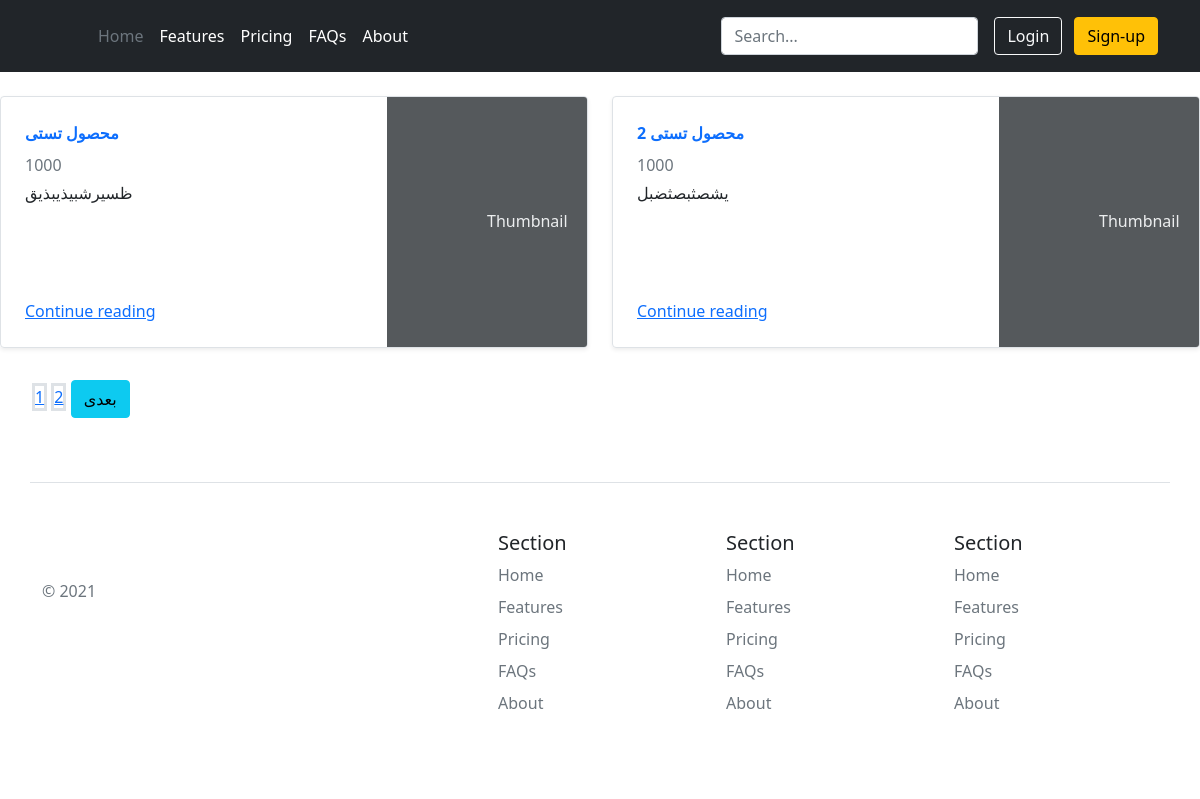
Page /products on the committed database.
### product/models.py (models this page shows, shortened)
class Product(models.Model):
    TYPE = (("جدید", "بله"), (" ", "خیر"))
    title = models.CharField(max_length=200, verbose_name="عنوان محصول",default="")
    description = models.TextField(verbose_name="توضیحات محصول")
    price = models.IntegerField(default="1000", blank=True, null=True, verbose_name="قیمت")
    product_size = models.CharField(max_length=500, verbose_name="سایز محصول")
    color = models.CharField(max_length=200, verbose_name="رنگ", blank=True, null=True)
    image = models.ImageField(upload_to="products", blank=True, null=True, verbose_name="تصویر محصول")
    brand = models.CharField(max_length=200, verbose_name="برند")
    new_type = models.CharField(max_length=200, choices=TYPE, default="no", verbose_name="جدید")
    special = models.BooleanField(default=False, verbose_name="محصول ویژه")
    categories = models.ManyToManyField(Category, verbose_name="دسته بندی ها")
    active = models.BooleanField(default=False, verbose_name="موجود / ناموجود")
    view = models.IntegerField(default=0, verbose_name="تعداد بازدید")
    objects = ProductManager()
    class Meta:
        verbose_name = "محصول"
        verbose_name_plural = "محصولات"

### product/views.py (the view)
# urls.py: path("products", ProductListView.as_view(),name='product-list'),
class ProductListView(ListView):
    template_name = "product/product-list.html"
    model = Product
    paginate_by = 2
    def get_queryset(self):
        return Product.objects.product_are_active()

### product/models.py (called while the page is built)
    def product_are_active(self):
        return self.get_queryset().filter(active=True)

### product/templates/product/product-list.html (shortened to what this page needs)
{% extends 'base/main.html' %}
{% block body %}
<br>
<div class="row mb-2">
    {% for product in object_list %}
    <div class="col-md-6">
        <div class="row g-0 border rounded overflow-hidden flex-md-row mb-4 shadow-sm h-md-250 position-relative">
            <div class="col p-4 d-flex flex-column position-static">
                <strong class="d-inline-block mb-2 text-primary">{{product.title}}</strong>
                <div class="mb-1 text-muted">{{product.price}}</div>
                <p class="card-text mb-auto">{{product.description}}</p>
                <a href="#" class="stretched-link">Continue reading</a>
            </div>
            <div class="col-auto d-none d-lg-block">
                <svg class="bd-placeholder-img" width="200" height="250" xmlns="http://www.w3.org/2000/svg" role="img" aria-label="Placeholder: Thumbnail" preserveAspectRatio="xMidYMid slice" focusable="false"><title>Placeholder</title><rect width="100%" height="100%" fill="#55595c"></rect><text x="50%" y="50%" fill="#eceeef" dy=".3em">Thumbnail</text></svg>
            </div>
        </div>
    </div>
    {% endfor %}
</div>
<div class="pagination pagination-centered">
    <ul>
            {% for num in paginator.page_range %}
                <a class="border border-3" href="?page={{ num }}">{{ num }}</a>
            {% endfor %}
            {% if page_obj.has_next %}
             <a class="btn btn-info" href="?page={{ page_obj.next_page_number }}">بعدی</a>
            {% endif %}
    </ul>
</div>
{% endblock body %}

### rows in the picture
Product: title "محصول تستی", price "1000", description "ظسیرشبیذیبذیق"
Product: title "محصول تستی 2", price "1000", description "یشصثبصثضبل"

### other values in the picture
{{ num }} "1" "2"
